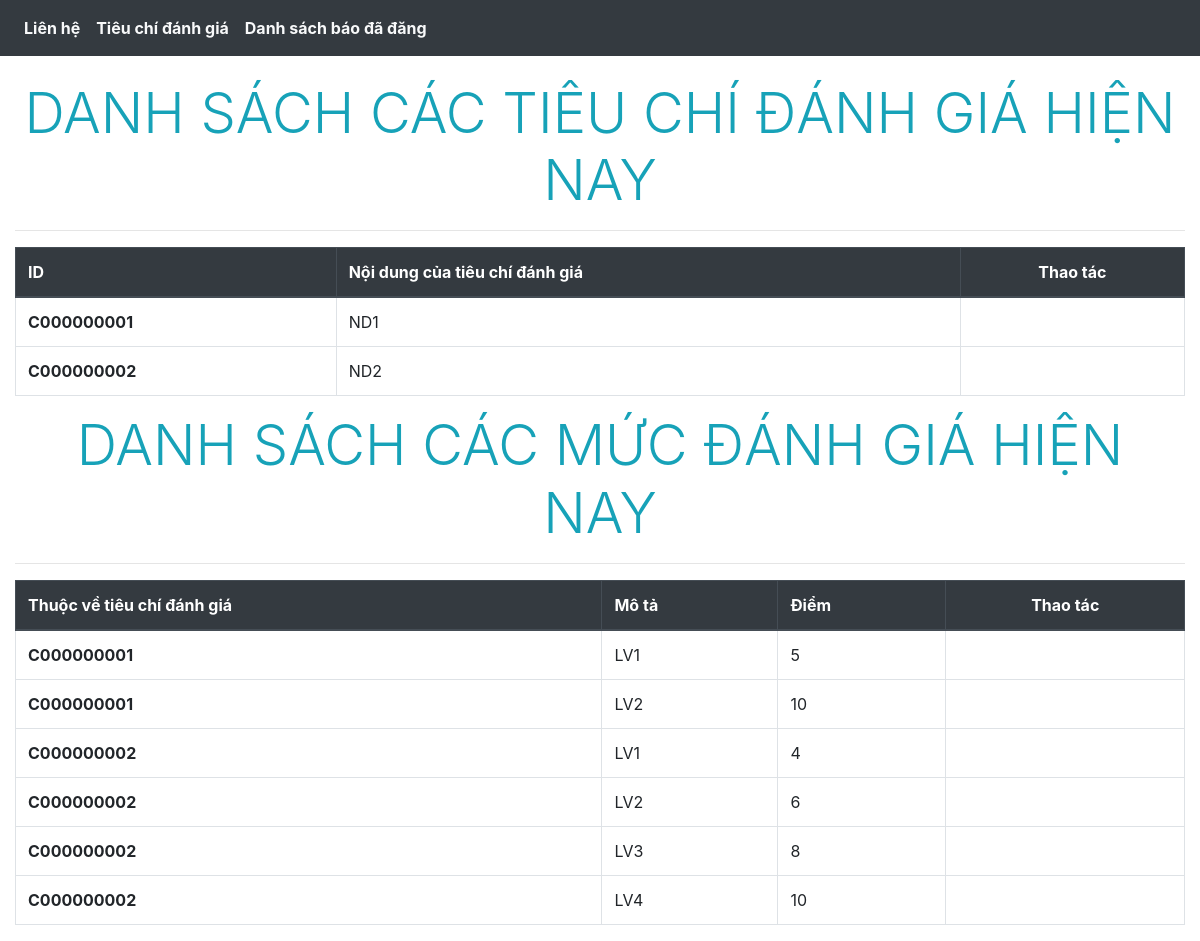
The app's page /Client/criteria.php with its own data.
### tables this page shows
create table criteria(
	criteria_id char(10),
    content varchar(255),
	primary key(criteria_id)
);

create table rating_level(
	criteria_id char(10),
   `description` varchar(255),
    score float,
    unique(criteria_id, score),
    primary key(criteria_id,`description`,score),
    foreign key(criteria_id) references  criteria(criteria_id) ON DELETE CASCADE ON UPDATE CASCADE
);

### Server/criteriaServer.php (called while the page is built, shortened)
<?php
include('userLogin.php');
$select_all_criteria_query = "select * from criteria ";
$select_all_criteria_result = mysqli_query($connect_handle, $select_all_criteria_query);
$select_all_rating_query = "select * from rating_level ";
$select_all_rating_result = mysqli_query($connect_handle, $select_all_rating_query);
?>

### Client/criteria.php (the view, shortened to what this page needs)
<!DOCTYPE html>
<html lang="en-US">
<head>
    <link rel="stylesheet" href="style/login.css">
    <link rel="stylesheet" href="https://maxcdn.bootstrapcdn.com/bootstrap/4.5.2/css/bootstrap.min.css">
    <link rel="stylesheet" href="https://use.fontawesome.com/releases/v5.7.0/css/all.css"
>
</head>
<?php include('../Server/criteriaServer.php'); ?>
<body>
    <div>
        <?php include_once('component/header.php');?>
    </div>
    <div class="container-fluid" style="padding-top: 80px;">
        <div class="display-4 text-center text-info text-uppercase">Danh sách các tiêu chí đánh giá hiện nay</div>
        <hr>
        <table class="table table-bordered">
            <thead class="thead-dark">
                <tr>
                    <th scope="col">ID</th>
                    <th scope="col">Nội dung của tiêu chí đánh giá</th>
                    <th class="text-center" scope="col">Thao tác</th>
                </tr>
            </thead>
            <tbody>
                <?php foreach ($select_all_criteria_result as $criteria){ ?>
                <tr>
                    <td>
                        <?php echo '<strong>'.$criteria['criteria_id'].'</strong>'; ?>
                    </td>
                    <td>
                        <?php echo $criteria['content']; ?>
                    </td>
                    <td class="text-left">
                    </td>
                </tr>
                <?php } ?>
            </tbody>
        </table>
        <div class="display-4 text-center text-info text-uppercase">Danh sách các mức đánh giá hiện nay</div>
        <hr>
        <table class="table table-bordered">
            <thead class="thead-dark">
                <tr>
                    <th scope="col">Thuộc về tiêu chí đánh giá</th>
                    <th scope="col">Mô tả</th>
                    <th scope="col">Điểm</th>
                    <th class="text-center" scope="col">Thao tác</th>
                </tr>
            </thead>
            <tbody>
                <?php foreach ($select_all_rating_result as $rating){ ?>
                <tr>
                    <td>
                        <?php echo '<strong>'.$rating['criteria_id'].'</strong>'; ?>
                    </td>
                    <td>
                        <?php echo $rating['description']; ?>
                    </td>
                    <td>
                        <?php echo $rating['score']; ?>
                    </td>
                    <td class="text-left">
                    </td>
                </tr>
                <?php } ?>
            </tbody>
        </table>
    </div>
</body>
</html>

### Client/component/header.php (shortened to what this page needs)
<!DOCTYPE html>
<html lang="vi">
<head>
</head>
<body>
    <header>
        <nav class="navbar navbar-expand-sm navbar-dark bg-dark fixed-top">
            <div class="collapse navbar-collapse" id="navbar-menu">
                <ul class="navbar-nav" style="margin-right: auto;">
                    <li class="nav-item">
                        <a class="nav-link text-light" href="#"><strong>Liên hệ</strong></a>
                    </li>
                    <li class="nav-item">
                        <a class="nav-link text-light" href="criteria.php"><strong>Tiêu chí đánh giá</strong></a>
                    </li>
                    <li class="nav-item">
                        <a class="nav-link text-light" href="allpaper.php"><strong>Danh sách báo đã đăng</strong></a>
                    </li>
                </ul>
            </div>
        </nav>
    </header>
</body>
</html>

### records on screen
criteria: criteria_id "C000000001", content "ND1"
criteria: criteria_id "C000000002", content "ND2"
rating_level: criteria "C000000001", description "LV1", score "5"
rating_level: criteria "C000000001", description "LV2", score "10"
rating_level: criteria "C000000002", description "LV1", score "4"
rating_level: criteria "C000000002", description "LV2", score "6"
rating_level: criteria "C000000002", description "LV3", score "8"
rating_level: criteria "C000000002", description "LV4", score "10"
